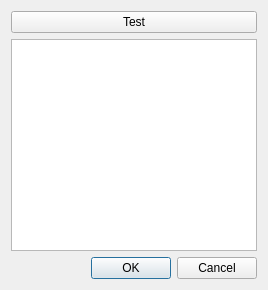
<?xml version="1.0" encoding="UTF-8"?>
<ui version="4.0">
 <class>ZTestDialog</class>
 <widget class="QDialog" name="ZTestDialog">
  <property name="geometry">
   <rect>
    <x>0</x>
    <y>0</y>
    <width>268</width>
    <height>290</height>
   </rect>
  </property>
  <property name="windowTitle">
   <string>Test</string>
  </property>
  <layout class="QVBoxLayout" name="verticalLayout">
   <item>
    <widget class="QPushButton" name="testPushButton">
     <property name="text">
      <string>Test</string>
     </property>
    </widget>
   </item>
   <item>
    <widget class="QTreeView" name="treeView"/>
   </item>
   <item>
    <widget class="QDialogButtonBox" name="buttonBox">
     <property name="orientation">
      <enum>Qt::Horizontal</enum>
     </property>
     <property name="standardButtons">
      <set>QDialogButtonBox::Cancel|QDialogButtonBox::Ok</set>
     </property>
    </widget>
   </item>
  </layout>
 </widget>
 <resources/>
 <connections>
  <connection>
   <sender>buttonBox</sender>
   <signal>accepted()</signal>
   <receiver>ZTestDialog</receiver>
   <slot>accept()</slot>
   <hints>
    <hint type="sourcelabel">
     <x>248</x>
     <y>254</y>
    </hint>
    <hint type="destinationlabel">
     <x>157</x>
     <y>274</y>
    </hint>
   </hints>
  </connection>
  <connection>
   <sender>buttonBox</sender>
   <signal>rejected()</signal>
   <receiver>ZTestDialog</receiver>
   <slot>reject()</slot>
   <hints>
    <hint type="sourcelabel">
     <x>316</x>
     <y>260</y>
    </hint>
    <hint type="destinationlabel">
     <x>286</x>
     <y>274</y>
    </hint>
   </hints>
  </connection>
 </connections>
</ui>
